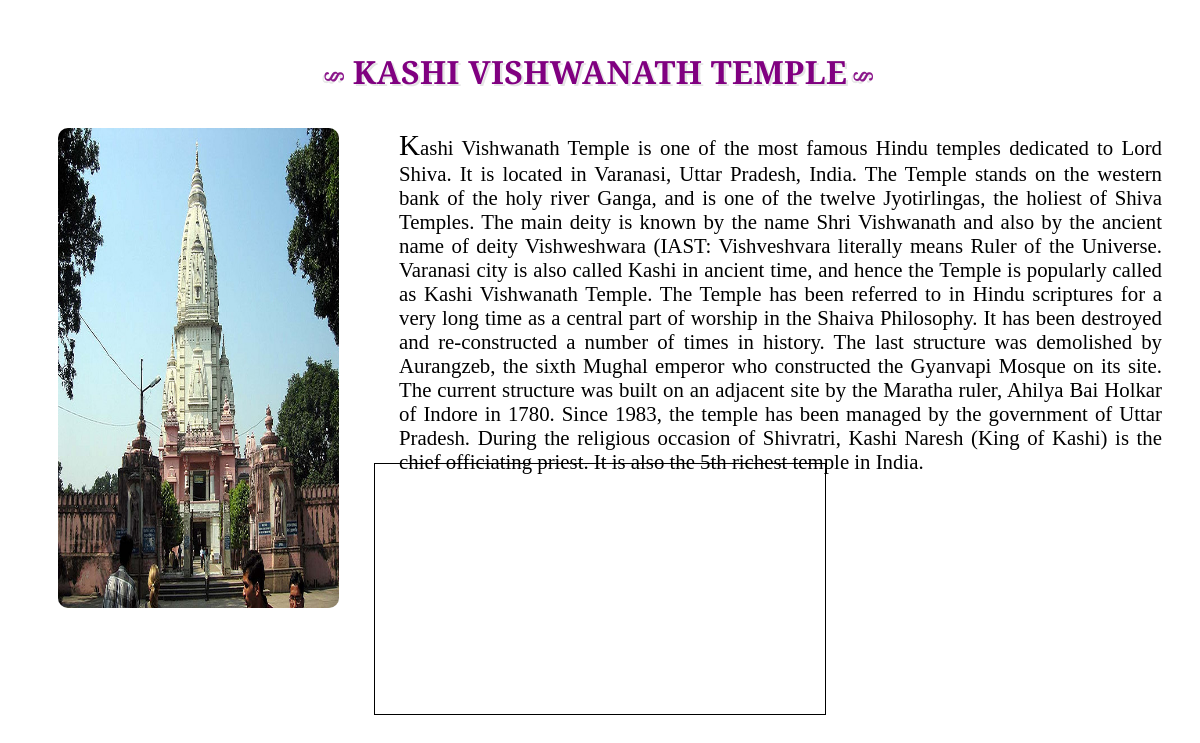
Page /destination_data.php?id=2 on the committed database.
### tables this page shows
CREATE TABLE `destimages` (
  `sno` int(11) NOT NULL,
  `name` varchar(200) NOT NULL,
  `img_path` varchar(200) NOT NULL,
  `content` mediumtext NOT NULL,
  `map_path` text NOT NULL
);

### destination_data.php (the view, shortened to what this page needs)
<?php
	$id=$_GET['id'];
	$con=mysqli_connect("127.0.0.1","root","","projectdb") or die("ERROR: Could not connect.");
	$sql="SELECT * FROM destimages WHERE sno='$id'";
	$res=mysqli_query($con,$sql) or die("Error: " . mysqli_error($con));
	$row=mysqli_fetch_array($res);
?>
<html>
<head>
	<link rel="stylesheet" type="text/css" href="style.css">
</head>
<body>
	<div class="dest-container">
		<?php
		echo "<div class='dest-head'>
			<h1 class='hd heading heading-correct-pronounciation'>".$row['name']."</h1>
		</div>
		<div class='dest-data-container'>
			<div class='dest-data'>
				<div class='dest-img'>
					<img src='images/".$row['img_path']."' id='di' alt='".$row['name']."' height='100%' width='100%'/>
				</div>
				<div class='dest-content'>
					<p id='dc'>".$row['content']."</p>
				</div>
			</div>
			<div class='dest-map'>
				<iframe src=".$row['map_path']." width='100%' height='100%' frameborder='0' style='border:0;' allowfullscreen=''></iframe>
			</div>
		</div>";
		?>
	</div>
</body>
</html>

### style.css (style rules this page uses)
body { font-family: serif; overflow-x: hidden; }
p { padding: 20px; font-size: 20px; text-align: justify; }
.heading-correct-pronounciation { text-align: center; position: relative; }
.hd { font-family: 'EB Garamond', serif; font-size: 2em; color: purple; text-transform: uppercase; font-weight: 700; letter-spacing: 0.01em; text-shadow: 0.07em 0.07em 0 rgba(0, 0, 0, 0.1); }
.hd::before, .hd::after { content: "§"; display: inline-block; transform: rotate(90deg); opacity: 0.9; margin: 0.5em 0.5em 1em; font-size: 0.7em; }
.dest-container { box-sizing: border-box; display: block; }
.dest-head { height: 100px; width: 100%; padding-top: 20px; align-items: center; justify-content: center; }
.dest-data-container { margin: 10px; margin-top: -20px; align-items: center; justify-content: center; }
.dest-data { display: flex; align-items: center; justify-content: center; }
.dest-img { height: 300px; width: 350px; margin: 20px; margin-left: 40px; }
#di { border-radius: 10px; }
.dest-content { height: 300px; width: 1000px; margin-left: 20px; margin-top: -80px; }
#dc { font-size: 1.3em; }
#dc:first-letter { font-size:1.4em; }
.dest-map { height: 250px; width: 450px; margin: 15px auto; border: 1px solid black; }
img { height:480px; width:100%; }

### rows in the picture
destimages: name "KASHI VISHWANATH TEMPLE", img_path (picture), content "Kashi Vishwanath Temple is one of the most famous Hindu temples dedicated to Lord Shiva. It is located in Varanasi, Uttar Pradesh, India. The Temple stands on the western bank of the holy river Ganga, and is one of the twelve Jyotirlingas, the holiest of Shiva Temples. The main deity is known by the name Shri Vishwanath and also by the ancient name of deity Vishweshwara (IAST: Vishveshvara literally means Ruler of the Universe. Varanasi city is also called Kashi in ancient time, and hence the Temple is popularly called as Kashi Vishwanath Temple. The Temple has been referred to in Hindu scriptures for a very long time as a central part of worship in the Shaiva Philosophy. It has been…"
